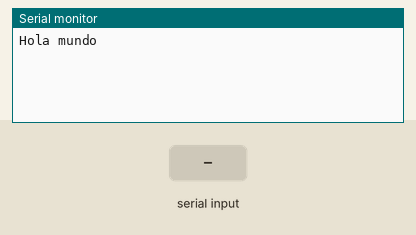
The sketch below on a simulated Arduino Uno, built with avr-gcc and run on an emulated ATmega328P. On the bench: the last lines printed to the serial monitor. The test bench sets the inputs (shaded band).

Above: at 1.7 s.
1.8 s: "1\n" received over Serial
At 3.0 s:
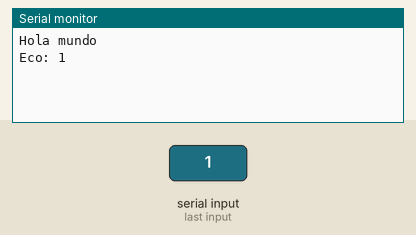
3.3 s: "0\n" received over Serial
At 4.4 s:
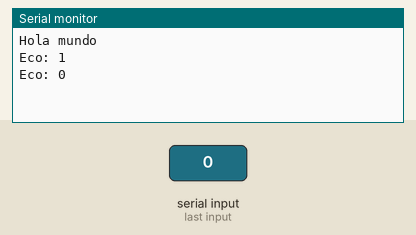
4.8 s: "2\n" received over Serial
At 5.6 s:
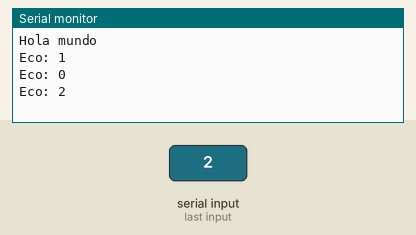

Measured:
- after the input at 1.8 s, the serial monitor: prints a new line at once (image 1)
- after the input at 3.3 s, the serial monitor: prints a new line at once (image 2)
- after the input at 4.8 s, the serial monitor: prints a new line at once (image 3)

The sketch:

pruebas_rf.ino
```cpp
#include<RF24.h>
#include<SPI.h>

void setup() {
  Serial.begin(115200);
  delay(500);
  Serial.println("Hola mundo");
}

void loop() {
  // put your main code here, to run repeatedly:
  if(Serial.available()){
    String msn = Serial.readStringUntil('\n');
    Serial.println("Eco: " + msn);
  }

}
```
